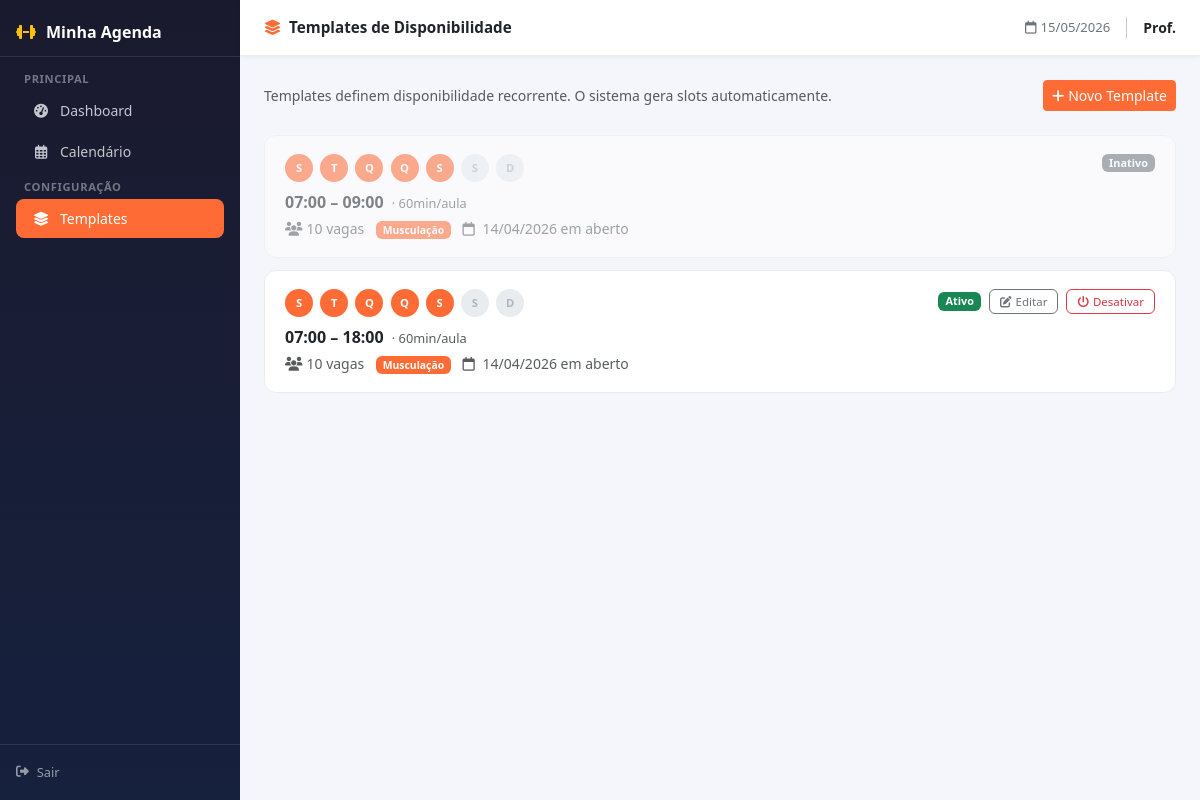
Before: /provider/templates (signed in) with the older database file.
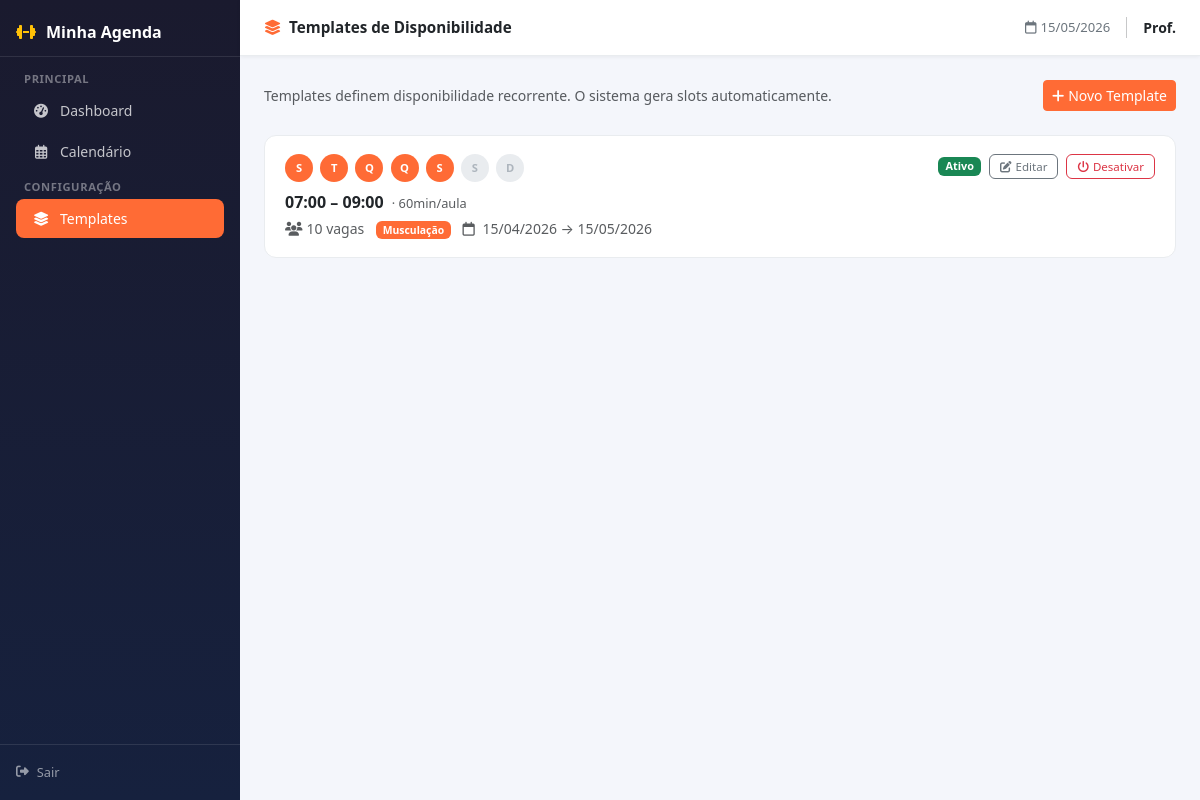
After: the same page with the newer database file.
### app/models/user.py (models this page shows, shortened)
class User(UserMixin, db.Model):
    __tablename__ = 'users'
    id = db.Column(db.Integer, primary_key=True)
    name = db.Column(db.String(100), nullable=False)
    email = db.Column(db.String(120), unique=True, nullable=False)
    phone = db.Column(db.String(20), nullable=False)
    password_hash = db.Column(db.String(256), nullable=False)
    cpf = db.Column(db.String(14), nullable=True)
    gender = db.Column(db.Enum(Gender), nullable=True)
    role = db.Column(db.String(20), default='student')
    bio = db.Column(db.Text, nullable=True)
    specialties = db.Column(db.JSON, nullable=True)
    schedule_policy_json = db.Column(db.JSON, nullable=True)
    xp = db.Column(db.Integer, default=0)
    level = db.Column(db.Integer, default=1)
    xp_available = db.Column(db.Integer, default=0)
    credits_balance = db.Column(db.Integer, default=0)
    is_active = db.Column(db.Boolean, default=True)
    created_at = db.Column(db.DateTime, default=datetime.utcnow)
    updated_at = db.Column(db.DateTime, default=datetime.utcnow, onupdate=datetime.utcnow)
    last_login = db.Column(db.DateTime)
    @property
    def is_instructor(self):
        return self.role in ['instructor', 'provider']

### app/models/schedule_template.py (models this page shows, shortened)
class ScheduleTemplate(db.Model):
    __tablename__ = 'schedule_templates'
    id = db.Column(db.Integer, primary_key=True)
    provider_id = db.Column(db.Integer, db.ForeignKey('users.id'), nullable=False)
    modality_id = db.Column(db.Integer, db.ForeignKey('modalities.id'), nullable=True)
    weekdays = db.Column(db.JSON, nullable=False)     # [0,1,2,3,4] = seg a sex
    start_time = db.Column(db.Time, nullable=False)
    end_time = db.Column(db.Time, nullable=False)
    slot_duration_min = db.Column(db.Integer, nullable=False, default=60)
    max_capacity = db.Column(db.Integer, nullable=False, default=10)
    valid_from = db.Column(db.Date, nullable=False)
    valid_until = db.Column(db.Date, nullable=True)      # null = indeterminado
    is_active = db.Column(db.Boolean, default=True)
    created_at = db.Column(db.DateTime, default=datetime.utcnow)
    provider = db.relationship('User', backref='schedule_templates')
    modality = db.relationship('Modality', backref='schedule_templates')

### app/models/modality.py (models this page shows, shortened)
class Modality(db.Model):
    __tablename__ = 'modalities'
    id = db.Column(db.Integer, primary_key=True)
    name = db.Column(db.String(100), nullable=False)
    description = db.Column(db.Text)
    color = db.Column(db.String(7), default='#FF6B35')
    icon = db.Column(db.String(50))
    is_active = db.Column(db.Boolean, default=True)
    credits_cost = db.Column(db.Integer, default=1, nullable=False)
    slot_duration_min = db.Column(db.Integer, default=60, nullable=False)
    is_featured = db.Column(db.Boolean, default=False)
    requires_gender_segregation = db.Column(db.Boolean, default=False)
    created_at = db.Column(db.DateTime, default=datetime.utcnow)
    updated_at = db.Column(db.DateTime, default=datetime.utcnow, onupdate=datetime.utcnow)

### app/routes/provider.py (the view)
@provider_bp.route("/templates")
@_require_provider
def templates_list():
    templates = (
        ScheduleTemplate.query
        .filter_by(provider_id=current_user.id)
        .order_by(ScheduleTemplate.valid_from.desc())
        .all()
    )
    modalities = Modality.query.filter_by(is_active=True).order_by(Modality.name).all()
    return render_template(
        "provider/templates.html",
        templates=templates,
        modalities=modalities,
    )

### app/routes/provider.py (called while the page is built)
def _require_provider(fn):
    @wraps(fn)
    @login_required
    def wrapper(*args, **kwargs):
        if not current_user.is_instructor:
            abort(403)
        return fn(*args, **kwargs)
    return wrapper

### app/templates/provider/templates.html (shortened to what this page needs)
{% extends "provider/base.html" %}
{% block page_title %}<i class="fas fa-layer-group me-2 text-primary"></i>Templates de Disponibilidade{% endblock %}
{% block content %}
<div class="d-flex align-items-center justify-content-between mb-4">
  <div>
    <p class="text-muted small mb-0">
      Templates definem disponibilidade recorrente. O sistema gera slots automaticamente.
    </p>
  </div>
  <button class="btn btn-primary btn-sm" data-bs-toggle="modal" data-bs-target="#modalCreateTemplate">
    <i class="fas fa-plus me-1"></i>Novo Template
  </button>
</div>
{% if templates %}
  {% set days_abbr = ['Seg','Ter','Qua','Qui','Sex','Sáb','Dom'] %}
  {% for t in templates %}
    <div class="tpl-card {{ 'inactive' if not t.is_active }}" id="tpl-card-{{ t.id }}">
      <div class="d-flex justify-content-between align-items-start flex-wrap gap-2">
        <div>
          <div class="mb-2">
            {% for i in range(7) %}
              <span class="weekday-badge {{ '' if i in t.weekdays else 'off' }}">
                {{ days_abbr[i][0] }}
              </span>
            {% endfor %}
          </div>
          <div class="fw-bold">
            {{ t.start_time.strftime('%H:%M') }} – {{ t.end_time.strftime('%H:%M') }}
            <span class="text-muted fw-normal ms-1" style="font-size:.8rem;">
              · {{ t.slot_duration_min }}min/aula
            </span>
          </div>
          <div class="text-muted small mt-1">
            <i class="fas fa-users me-1"></i>{{ t.max_capacity }} vagas
            {% if t.modality %}
              <span class="ms-2">
                <span class="badge" style="background:{{ t.modality.color }}; font-size:.65rem;">
                  {{ t.modality.name }}
                </span>
              </span>
            {% endif %}
            <span class="ms-2">
              <i class="far fa-calendar me-1"></i>
              {{ t.valid_from.strftime('%d/%m/%Y') }}
              {% if t.valid_until %}→ {{ t.valid_until.strftime('%d/%m/%Y') }}{% else %}em aberto{% endif %}
            </span>
          </div>
        </div>
        <div class="d-flex gap-2 align-items-center flex-wrap">
          {% if t.is_active %}
            <span class="badge bg-success" style="font-size:.68rem;">Ativo</span>
            <button class="btn btn-xs btn-outline-secondary"
                    style="font-size:.72rem; padding:3px 10px;"
                    onclick="openEditTemplate({{ t.id }}, {{ t.max_capacity }},
                      '{{ t.valid_until.strftime('%Y-%m-%d') if t.valid_until else '' }}',
                      {{ t.modality_id or 'null' }})">
              <i class="fas fa-edit me-1"></i>Editar
            </button>
            <button class="btn btn-xs btn-outline-danger"
                    style="font-size:.72rem; padding:3px 10px;"
                    onclick="deactivateTemplate({{ t.id }}, this)">
              <i class="fas fa-power-off me-1"></i>Desativar
            </button>
          {% else %}
            <span class="badge bg-secondary" style="font-size:.68rem;">Inativo</span>
          {% endif %}
        </div>
      </div>
    </div>
  {% endfor %}
{% endif %}
{% endblock %}

### app/templates/provider/base.html (shortened to what this page needs)
{% extends "base.html" %}
{% block body %}
<div class="provider-wrapper">
  <nav class="provider-sidebar d-none d-lg-flex flex-column">
    <a href="{{ url_for('provider.dashboard') }}" class="sidebar-brand">
      <i class="fas fa-dumbbell text-warning"></i>
      <span>Minha Agenda</span>
    </a>
    {% include "provider/_sidebar_nav.html" %}
  </nav>
  <div class="provider-main">
    <div class="provider-topbar">
      <span class="page-title">{% block page_title %}{% endblock %}</span>
      <div class="d-flex align-items-center gap-3">
        <span class="topbar-date">
          <i class="far fa-calendar me-1"></i>{{ now().strftime('%d/%m/%Y') }}
        </span>
        <span class="small fw-semibold text-truncate" style="max-width:150px;">
          {{ current_user.name.split()[0] }}
        </span>
      </div>
    </div>
    <div class="provider-body">
      {% block content %}{% endblock %}
    </div>
  </div>
</div>
{% endblock %}

### app/templates/base.html (shortened to what this page needs)
<!DOCTYPE html>
<html lang="pt-BR">
<head>
  <link href="https://cdn.jsdelivr.net/npm/bootstrap@5.3.2/dist/css/bootstrap.min.css" rel="stylesheet">
  <link rel="stylesheet" href="https://cdnjs.cloudflare.com/ajax/libs/font-awesome/6.5.1/css/all.min.css">
</head>
<body>
{% block body %}{% endblock %}
</body>
</html>

### app/templates/provider/_sidebar_nav.html
<div class="px-2 py-2 flex-grow-1">
  <span class="sidebar-section">Principal</span>
  <a href="{{ url_for('provider.dashboard') }}"
     class="nav-link {{ 'active' if request.endpoint == 'provider.dashboard' }}">
    <i class="fas fa-tachometer-alt"></i> Dashboard
  </a>
  <a href="{{ url_for('provider.calendar') }}"
     class="nav-link {{ 'active' if request.endpoint == 'provider.calendar' }}">
    <i class="far fa-calendar-alt"></i> Calendário
  </a>
  <span class="sidebar-section mt-2">Configuração</span>
  <a href="{{ url_for('provider.templates_list') }}"
     class="nav-link {{ 'active' if request.endpoint == 'provider.templates_list' }}">
    <i class="fas fa-layer-group"></i> Templates
  </a>
</div>
<div class="sidebar-footer">
  <a href="{{ url_for('auth.logout') }}">
    <i class="fas fa-sign-out-alt"></i> Sair
  </a>
</div>

### app/templates/provider/base.html (style rules this page uses)
.provider-wrapper { display: flex; min-height: 100vh; }
.provider-sidebar { width: 240px; flex-shrink: 0; background: linear-gradient(180deg, #1a1a2e 0%, #16213e 100%); display: flex; flex-direction: column; padding: 0; position: sticky; top: 0; height: 100vh; overflow-y: auto; }
.provider-sidebar .sidebar-brand { display: flex; align-items: center; gap: 10px; padding: 20px 16px 12px; color: #fff; text-decoration: none; border-bottom: 1px solid rgba(255,255,255,.1); }
.provider-sidebar .sidebar-brand span { font-weight: 700; font-size: 1rem; }
.provider-sidebar .sidebar-section { font-size: .7rem; text-transform: uppercase; letter-spacing: .6px; color: rgba(255,255,255,.4); padding: 16px 16px 4px; font-weight: 600; }
.provider-sidebar .nav-link { display: flex; align-items: center; gap: 10px; color: rgba(255,255,255,.75); padding: 9px 16px; border-radius: 8px; margin: 2px 8px; font-size: .875rem; transition: all .2s; text-decoration: none; }
.provider-sidebar .nav-link i { width: 18px; text-align: center; }
.provider-sidebar .nav-link.active { background: var(--primary-color); color: #fff; }
.sidebar-footer { margin-top: auto; padding: 12px 16px; border-top: 1px solid rgba(255,255,255,.1); }
.sidebar-footer a { display: flex; align-items: center; gap: 8px; color: rgba(255,255,255,.55); font-size: .8rem; text-decoration: none; padding: 6px 0; transition: color .2s; }
.provider-main { flex: 1; min-width: 0; background: #f4f6fb; display: flex; flex-direction: column; }
.provider-topbar { background: #fff; border-bottom: 1px solid #e9ecef; padding: 0 24px; height: 56px; display: flex; align-items: center; justify-content: space-between; position: sticky; top: 0; z-index: 100; box-shadow: 0 1px 4px rgba(0,0,0,.06); }
.provider-topbar .page-title { font-weight: 600; font-size: .95rem; color: #212529; }
.provider-topbar .topbar-date { font-size: .82rem; color: #6c757d; }
.provider-body { padding: 24px; flex: 1; }

### app/templates/provider/templates.html (style rules this page uses)
.tpl-card { background: #fff; border-radius: 12px; border: 1px solid #e9ecef; padding: 18px 20px; margin-bottom: 12px; transition: box-shadow .15s; }
.weekday-badge { display: inline-block; width: 28px; height: 28px; line-height: 28px; text-align: center; border-radius: 50%; font-size: .7rem; font-weight: 700; background: var(--primary-color); color: #fff; margin-right: 3px; }
.weekday-badge.off { background: #e9ecef; color: #adb5bd; }

### app/templates/base.html (style rules this page uses)
:root { --primary-color: #FF6B35; --secondary-color: #004E89; }
body { min-height: 100vh; background: #f8f9fa; }
.btn-primary { background-color: var(--primary-color); border-color: var(--primary-color); }
.text-primary { color: var(--primary-color) !important; }

Changed rows visible on the page:
removed ScheduleTemplate: days_abbr "S" "T" "Q" "Q" "S" "S" "D", start_time "07:00", end_time "18:00", slot_duration_min "60", max_capacity "10", modality.name "Musculação", valid_from "14/04/2026", shows "em aberto"
changed ScheduleTemplate "Musculação": valid_from "14/04/2026" → "15/04/2026"; valid_until (not shown) → "15/05/2026"; valid_until "em aberto" → "→"; is_active "Inativo" → "Ativo Editar Desativar"
